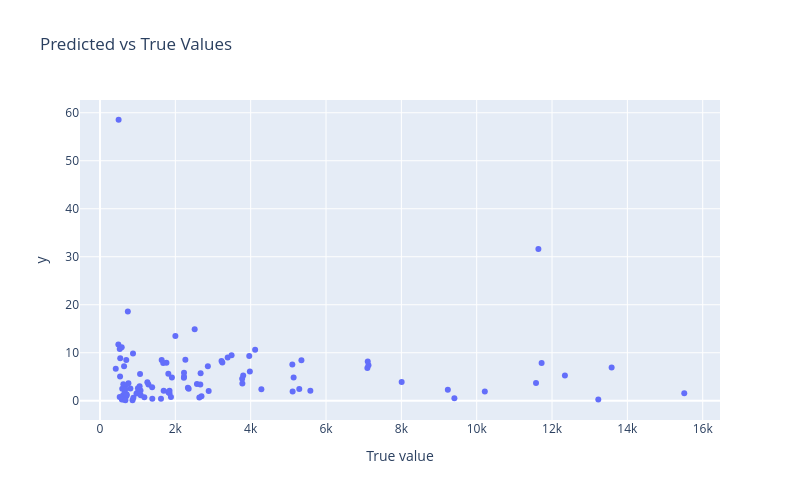

Source (notebook cell):
### Code cell
px.scatter(predict_df, x=predict_df["True value"], y=predict_df["relative error"]*100,
              width=800, height=500, title="Predicted vs True Values")
